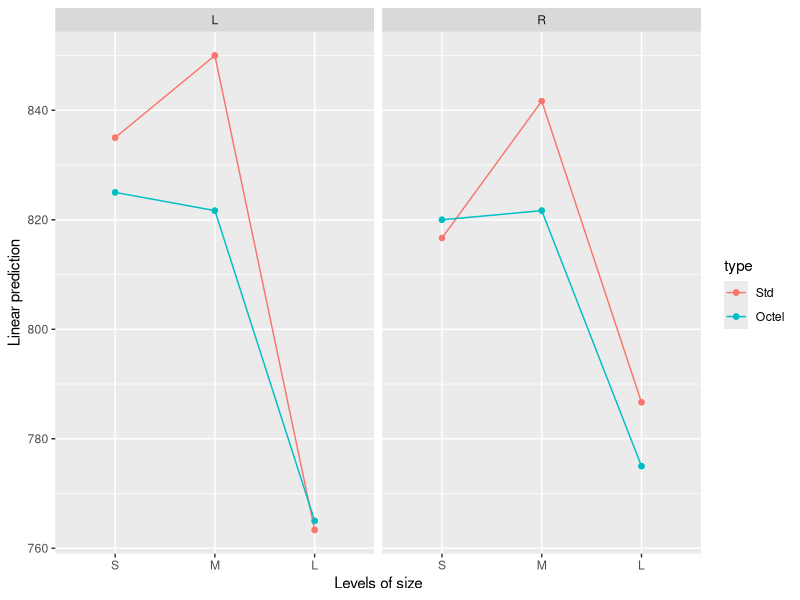
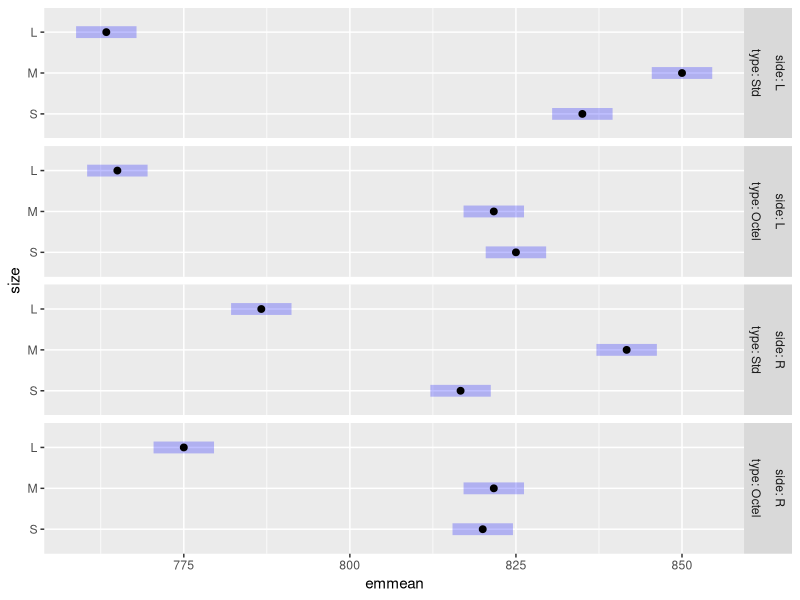

Write the R code that produced these figures, in order.
library(emmeans)


### Name: auto.noise
### Title: Auto Pollution Filter Noise
### Aliases: auto.noise
### Keywords: datasets

### ** Examples

noise.lm <- lm(noise ~ size * type * side, data = auto.noise)

# Interaction plot of predictions
emmip(noise.lm, type ~ size | side)

# Confidence intervals
plot(emmeans(noise.lm, ~ size | side*type))
